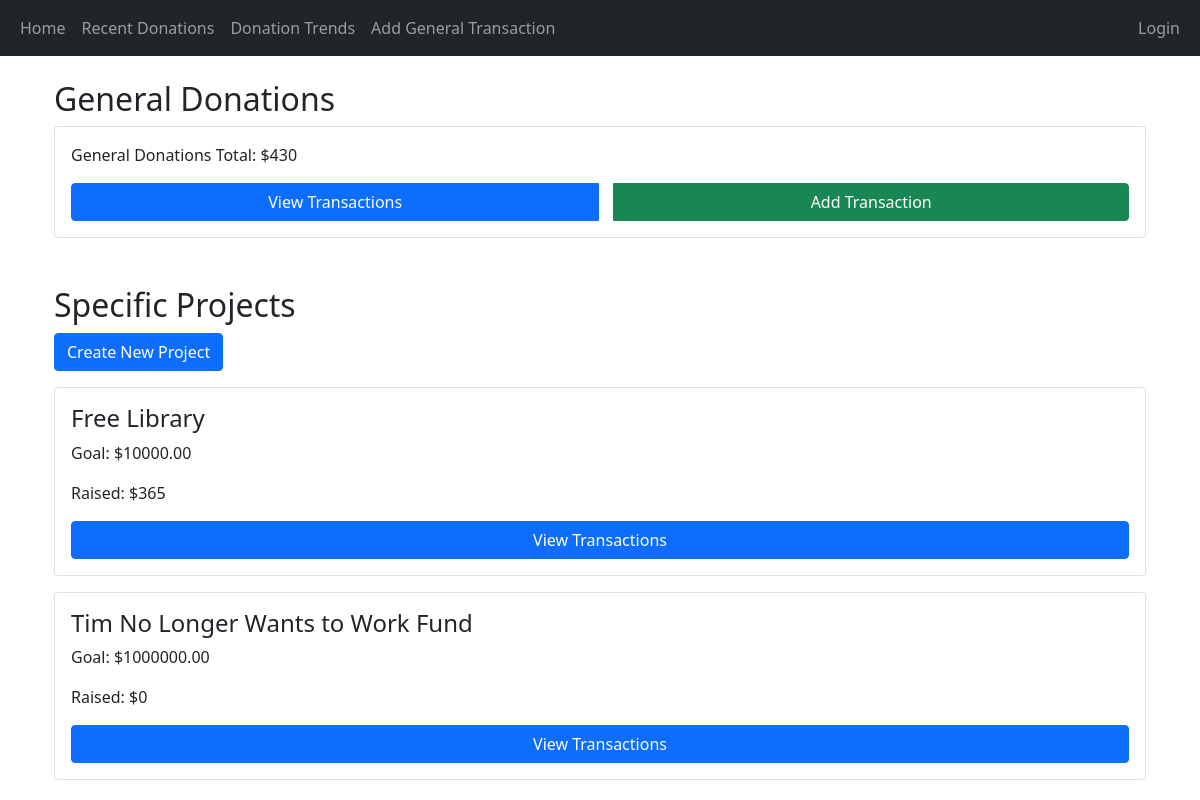
The app's page /, older data.
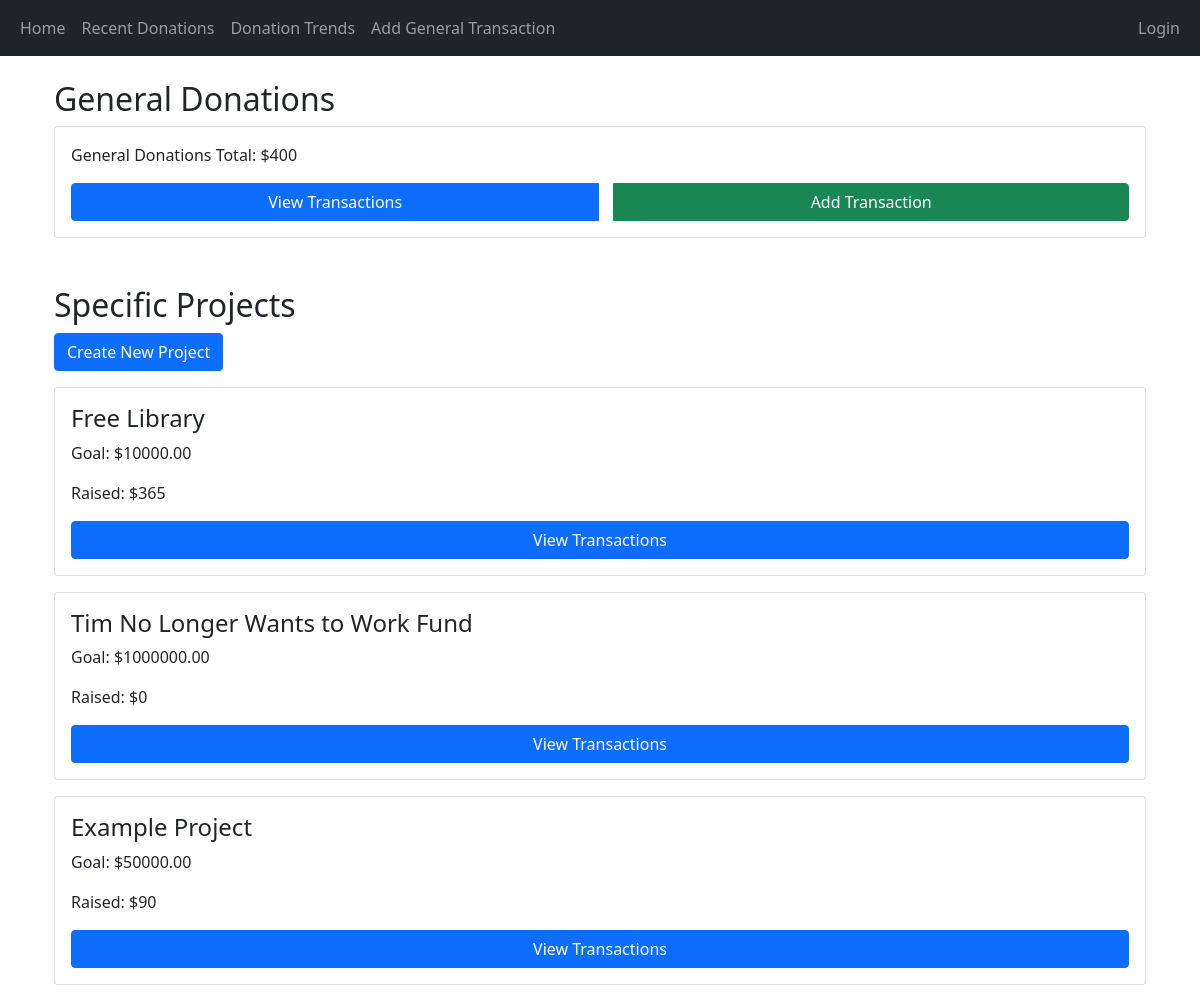
The same page, newer data.
### main/models.py (models this page shows, shortened)
class Project(models.Model):
    name = models.CharField(max_length=100)
    start_date = models.DateField()
    end_date = models.DateField()
    goal_amount = models.DecimalField(max_digits=10, decimal_places=2)
    description = models.TextField(null=True, blank=True)
    owner = models.ForeignKey(User, on_delete=models.CASCADE)

### main/views.py (the view)
# urls.py: path('', views.home, name='home'),
def home(request):
    general_total = Transaction.objects.filter(fund="general").aggregate(Sum('amount'))['amount__sum'] or 0
    projects = Project.objects.all()
    project_data = []
    for project in projects:
        total_raised = project.transactions.aggregate(Sum('amount'))['amount__sum'] or 0
        project_data.append({
            'project': project,
            'total_raised': total_raised,
            'is_owner': project.owner ==request.user
        })
    return render(request, 'main/home.html', {
        'general_total': general_total,
        'project_data': project_data
    })

### main/templates/main/home.html (shortened to what this page needs)
{% extends 'main/base.html' %}
{% block content %}
<div class="container mt-4">
    <h2>General Donations</h2>
    <div class="card p-3">
        <p>General Donations Total: ${{ general_total }}</p>
        <div class="btn-group">
            <a href="{% url 'view_general_transactions' %}" class="btn btn-primary">View Transactions</a>
            <a href="{% url 'add_general_transaction' %}" class="btn btn-success">Add Transaction</a>
        </div>
    </div>
    <h2 class="mt-5">Specific Projects</h2>
    <a href="{% url 'create_project' %}" class="btn btn-primary mb-3">Create New Project</a>
    {% for data in project_data %}
    <div class="card p-3 mb-3">
        <h4>{{ data.project.name }}</h4>
        <p>Goal: ${{ data.project.goal_amount }}</p>
        <p>Raised: ${{ data.total_raised }}</p>
        <div class="btn-group">
            <a href="{% url 'view_project_transactions' data.project.id %}" class="btn btn-primary">View Transactions</a>
        </div>
    </div>
    {% endfor %}
</div>
{% endblock %}

### main/templates/main/base.html (shortened to what this page needs)
<!DOCTYPE html>
<html lang="en">
<head>
    <link href="https://cdn.jsdelivr.net/npm/bootstrap@5.1.3/dist/css/bootstrap.min.css" rel="stylesheet">
</head>
<body>
    <nav class="navbar navbar-expand-lg navbar-dark bg-dark">
        <div class="container-fluid">
            <div>
                <ul class="navbar-nav">
                    <li class="nav-item">
                        <a class="nav-link" href="/home">Home</a>
                    </li>
                    <li class="nav-item">
                        <a class="nav-link" href="/donations">Recent Donations</a>
                    </li>
                    <li class="nav-item">
                        <a class="nav-link" href="/trends">Donation Trends</a>
                    </li>
                    <li class="nav-item">
                        <a class="nav-link" href="{% url 'add_general_transaction' %}">Add General Transaction</a>
                    </li>
                </ul>
            </div>
            <div>
                <ul class="navbar-nav">
                    {% if user.is_authenticated %}
                    <span class="navbar-text">Logged in as {{ user.username }} | </span>
                    <li class="nav-item">
                        <a class="nav-link" href="/logout">Logout</a>
                    </li>
                    {% else %}
                    <li class="nav-item">
                        <a class="nav-link" href="/login">Login</a>
                    </li>
                    {% endif %}
                </ul>
            </div>
        </div>
    </nav>
    <div class="container">
        {% block content %}{% endblock %}
    </div>
</body>
</html>

### main/templates/main/base.html (style rules this page uses)
.btn-group { display: flex; gap: 15px; justify-content: center; flex-wrap: wrap; }

Row changes from the older to the newer data that the page shows:
added Project: project.name "Example Project", project.goal_amount "50000.00", total_raised "90"
Text that changed along with them:
{{ general_total }}: "430" → "400"
